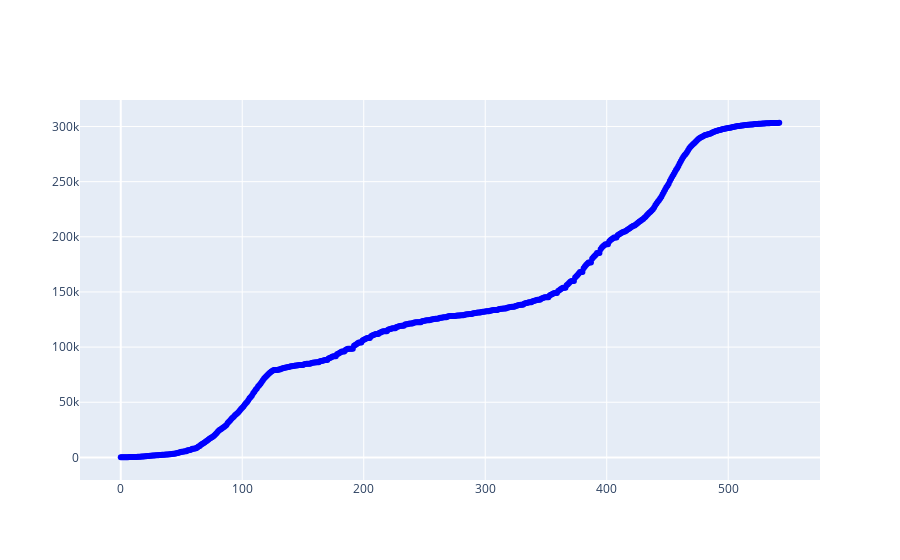

Write notebook code for a chart like this one.
### Code cell
fig=go.Figure()
fig.add_trace(go.Scatter(x=dfOman['Day_num'], y=dfOman['Cumulative_cases'], mode='lines+markers', name='Cases',line=dict(color='Blue', width=1)))
#fig.add_trace(go.Scatter(x=dfOman['Day_num'],y=dfOman['Cumulative_deaths'], mode='lines+markers', name='Death',line=dict(color='Red', width=1)))

fig.update_layout(autotypenumbers='convert types')
#plt.ylim(-6,88,-1.8)
fig.show()

### Figure 1 — Plotly figure (JSON) as saved in the notebook; plotly's stock layout.template omitted (floating-point values rounded to 4 significant figures; data arrays with more than 128 entries replaced by an {"elided": "..."} marker saying what was removed)
{"data": [{"line": {"color": "Blue", "width": 1}, "mode": "lines+markers", "name": "Cases", "type": "scatter", "x": {"elided": "543 int values"}, "y": {"elided": "543 str values"}}], "layout": {"autotypenumbers": "convert types"}}
